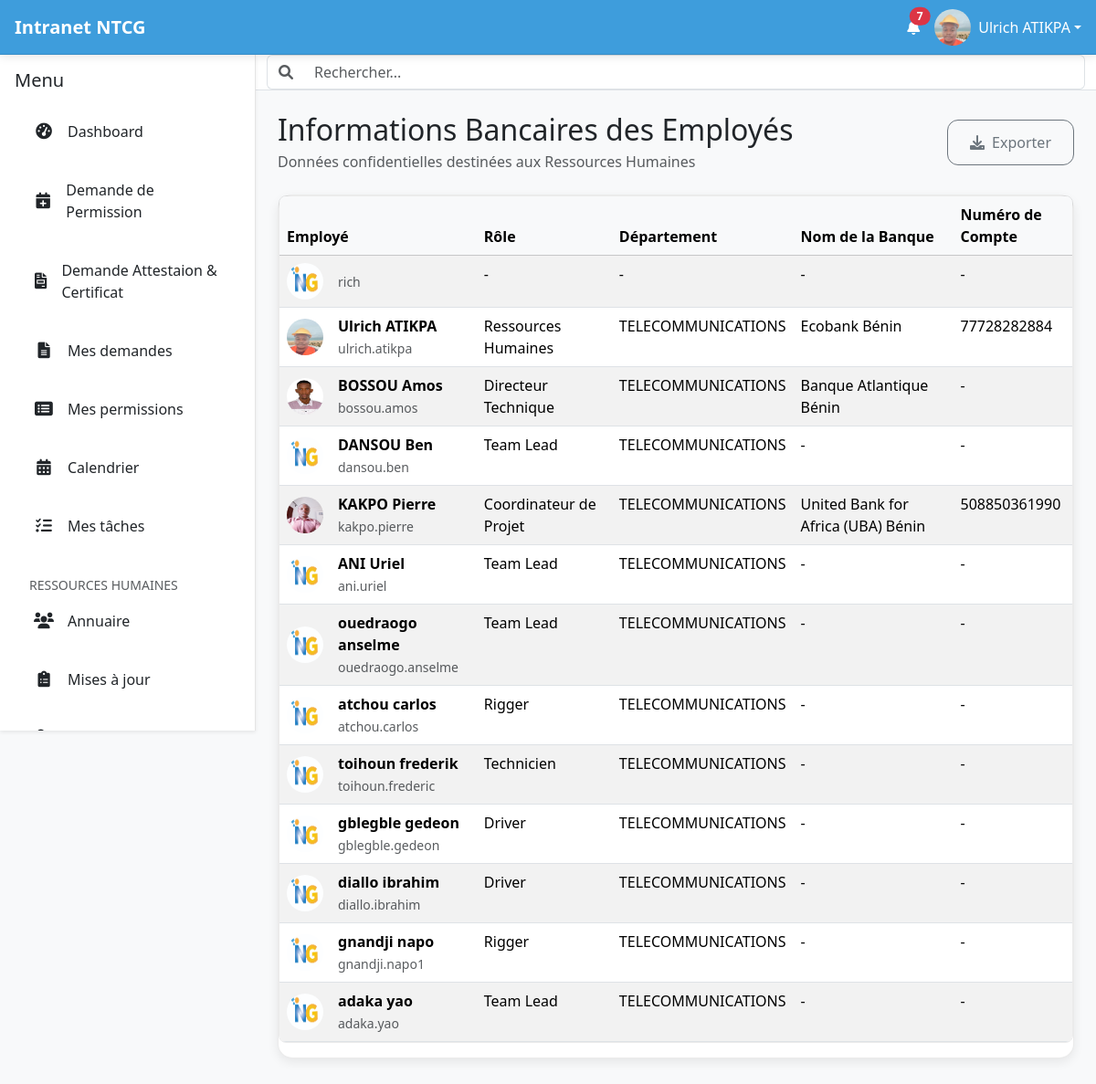
/hr/bank-info/ (signed in), run on the app's committed database.
### intranet/models.py (models this page shows, shortened)
class User(AbstractUser):
    date_de_naissance = models.DateField(null=True, blank=True)
    nationalite = CountryField(blank=True)
    pays_de_naissance = CountryField(blank=True)
    type_sanguin = models.CharField(max_length=5, blank=True)
    adresse = models.CharField(max_length=255, blank=True)
    telephone_personnel = models.CharField(max_length=20, blank=True)
    piece_type = models.ForeignKey(PieceType, on_delete=models.SET_NULL, null=True, blank=True, verbose_name="Type de pièce d'identité")
    piece_number = models.CharField(max_length=100, blank=True, verbose_name="Numéro de la pièce d'identité")
    personal_email = models.EmailField(blank=True, null=True, verbose_name="Email personnel")
    emergency_contact_name = models.CharField(max_length=255, blank=True, verbose_name="Nom et prénom du contact d'urgence")
    emergency_contact_phone = models.CharField(max_length=20, blank=True, verbose_name="Téléphone du contact d'urgence")
    allergies = models.TextField(blank=True)
    maladies_chroniques = models.TextField(blank=True)
    medicaments = models.TextField(blank=True)
    job_role = models.ForeignKey(JobRole, on_delete=models.SET_NULL, null=True, blank=True)
    departement = models.ForeignKey(Department, on_delete=models.SET_NULL, null=True, blank=True)
    date_embauche = models.DateField(null=True, blank=True)
    professional_email = models.EmailField(blank=True, null=True, verbose_name="Email professionnel")
    contract_type = models.ForeignKey(ContractType, on_delete=models.SET_NULL, null=True, blank=True, verbose_name="Type de contrat")
    isignum = models.CharField(max_length=100, blank=True, verbose_name="Numéro Isignum")
    eritop_id = models.CharField(max_length=100, blank=True, verbose_name="ID Eritop")
    country = models.ForeignKey(Country, on_delete=models.SET_NULL, null=True, blank=True, verbose_name="Pays de l'employé")
    managed_countries = models.ManyToManyField(Country, related_name='managers', blank=True, verbose_name="Pays gérés")
    bank_info = models.ForeignKey(BankInfo, on_delete=models.SET_NULL, null=True, blank=True, verbose_name="Nom de la banque")
    bank_account_number = models.CharField(max_length=50, blank=True, verbose_name="Numéro de compte bancaire")
    cnss = models.CharField(max_length=50, verbose_name="Numéro CNSS/Sécurité Sociale", blank=True)
    dependants = models.TextField(blank=True)
    employee_id = models.CharField(max_length=100, unique=True, blank=True, verbose_name="Numéro de matricule")
    photo_profil = models.ImageField(upload_to='photos_profils/', null=True, blank=True)
    class Meta:
        ordering = ['last_name', 'first_name']
        indexes = [
            models.Index(fields=['last_name', 'first_name']),
            models.Index(fields=['is_active']),
            models.Index(fields=['departement']),
            models.Index(fields=['country']),
        ]

class JobRole(models.Model):
    name = models.CharField(max_length=100, unique=True, verbose_name="Rôle de l'emploi")
    def __str__(self):
        return self.name

class Department(models.Model):
    name = models.CharField(max_length=100, unique=True, verbose_name="Département")
    def __str__(self):
        return self.name

class BankInfo(models.Model):
    name = models.CharField(max_length=100, unique=True, verbose_name="Nom de la banque")
    def __str__(self):
        return self.name

### intranet/decorators.py (the view)
    def wrapper_func(request, *args, **kwargs):
        if request.user.groups.filter(name='Ressources Humaines').exists():
            return view_func(request, *args, **kwargs)
        else:
            raise PermissionDenied

### intranet/context_processors.py (called while the page is built)
def is_rh_group(request):
    is_rh = request.user.groups.filter(name='Ressources Humaines').exists()
    return {'is_rh': is_rh}

def is_project_coordinator(request):
    is_coordinator = request.user.groups.filter(name='Coordinateurs de Projets').exists()
    return {'is_coordinator': is_coordinator}

def unread_notifications(request):
    if request.user.is_authenticated:
        unread_count = Notification.objects.filter(user=request.user, is_read=False).count()
    else:
        unread_count = 0
    return {'unread_notifications_count': unread_count}

### intranet/templatetags/intranet_tags.py (called while the page is built)
@register.filter(name='has_group')
def has_group(user, group_name):
    try:
        group = Group.objects.get(name=group_name)
    except Group.DoesNotExist:
        return False
    return group in user.groups.all()

### intranet/views.py (called while the page is built)
@login_required
@hr_required
def employee_bank_info(request):
    employees = User.objects.all().order_by('last_name')
    context = {
        'employees': employees,
    }
    return render(request, 'intranet/employee_bank_info.html', context)

### templates/intranet/employee_bank_info.html (shortened to what this page needs)
{% extends 'intranet/base.html' %}
{% load static %}
{% block content %}
<div class="d-flex justify-content-between align-items-center mb-4">
    <div>
        <h1 class="h2 mb-1">Informations Bancaires des Employés</h1>
        <p class="text-muted mb-0">Données confidentielles destinées aux Ressources Humaines</p>
    </div>
    <div class="d-flex gap-2">
        <button class="btn btn-outline-secondary touch-feedback" id="exportBtn" aria-label="Exporter les données">
            <i class="fas fa-download me-2"></i>Exporter
        </button>
    </div>
</div>
<div class="card">
    <div class="card-body p-0">
        <div class="table-scroll-container">
            <table class="table table-hover table-striped mb-0" style="min-width: 1000px;">
                <thead class="table-light">
                    <tr>
                        <th scope="col">Employé</th>
                        <th scope="col">Rôle</th>
                        <th scope="col">Département</th>
                        <th scope="col">Nom de la Banque</th>
                        <th scope="col">Numéro de Compte</th>
                    </tr>
                </thead>
                <tbody>
                    {% for employee in employees %}
                    <tr>
                        <td>
                            <div class="d-flex align-items-center">
                                <img src="{% if employee.photo_profil %}{{ employee.photo_profil.url }}{% else %}{% static 'images/default_profile.png' %}{% endif %}"
                                     alt="Photo de profil de {{ employee.get_full_name }}"
                                     class="rounded-circle me-3" width="40" height="40">
                                <div>
                                    <div class="fw-bold">{{ employee.get_full_name }}</div>
                                    <small class="text-muted">{{ employee.username }}</small>
                                </div>
                            </div>
                        </td>
                        <td>{{ employee.job_role|default:"-" }}</td>
                        <td>{{ employee.departement|default:"-" }}</td>
                        <td>{{ employee.bank_info|default:"-" }}</td>
                        <td>{{ employee.bank_account_number|default:"-" }}</td>
                    </tr>
                    {% empty %}
                    <tr>
                        <td colspan="6" class="text-center py-4">
                            Aucune information bancaire disponible.
                        </td>
                    </tr>
                    {% endfor %}
                </tbody>
            </table>
        </div>
    </div>
</div>
{% endblock %}

### templates/intranet/base.html (shortened to what this page needs)
{% load static intranet_tags %}
<!doctype html>
<html lang="fr">
<head>
    <link rel="stylesheet" href="https://cdn.jsdelivr.net/npm/bootstrap@5.3.3/dist/css/bootstrap.min.css"
          media="print" onload="this.media='all'">
    <link rel="stylesheet" href="https://cdnjs.cloudflare.com/ajax/libs/font-awesome/6.0.0-beta3/css/all.min.css">
    <link rel="stylesheet" type="text/css" href="https://cdn.datatables.net/2.0.8/css/dataTables.dataTables.css">
</head>
<body>
    <header id="top-header" class="d-flex justify-content-between align-items-center">
        <div class="d-flex align-items-center">
            <a href="{% url 'home_view' %}" class="text-decoration-none text-white d-flex align-items-center">
                <span class="fs-5 fw-bold">Intranet NTCG</span>
            </a>
        </div>
        <div class="d-flex align-items-center">
            <a href="{% url 'notifications' %}" class="text-white me-3 position-relative touch-feedback"
                data-bs-toggle="tooltip" data-bs-placement="bottom" title="Notifications" aria-label="Notifications">
                <i class="fas fa-bell"></i>
                {% if unread_notifications_count > 0 %}
                <span class="position-absolute top-0 start-100 translate-middle badge rounded-pill bg-danger notification-count">
                    {{ unread_notifications_count }}
                </span>
                {% endif %}
            </a>
            <div class="dropdown">
                <a class="text-white d-flex align-items-center text-decoration-none dropdown-toggle touch-feedback" href="#"
                    id="profileDropdown" role="button" data-bs-toggle="dropdown" aria-expanded="false"
                    aria-label="Menu profil">
                    <img src="{% if user.photo_profil %}{{ user.photo_profil.url }}{% else %}{% static 'images/default_profile.png' %}{% endif %}"
                         alt="Avatar de {{ user.get_full_name|default:user.username }}"
                         class="rounded-circle me-2" width="40" height="40" style="object-fit: cover;">
                    <span class="d-none d-sm-inline">{{ user.get_full_name|default:user.username }}</span>
                </a>
            </div>
        </div>
    </header>
    <div id="main-wrapper">
        <nav id="sidebar" class="shadow-sm" aria-label="Menu principal">
            <div class="p-3">
                <div class="d-flex justify-content-between align-items-center mb-3">
                    <h5 class="mb-0">Menu</h5>
                </div>
                <ul class="nav nav-pills flex-column mb-auto" id="sidebar-nav-links">
                    <li class="nav-item">
                        <a href="{% url 'dashboard' %}" class="nav-link {% if request.resolver_match.url_name == 'home_view' %}active{% endif %} touch-feedback">
                            <i class="fas fa-tachometer-alt"></i> Dashboard
                        </a>
                    </li>
                    <li class="nav-item">
                        <a class="nav-link touch-feedback" href="{% url 'submit_leave_request' %}">
                            <i class="fas fa-calendar-plus"></i>
                            <span>Demande de Permission</span>
                        </a>
                    </li>
                    <li class="nav-item">
                        <a class="nav-link touch-feedback" href="{% url 'request_document' %}">
                            <i class="fas fa-file-invoice"></i> Demande Attestaion & Certificat
                        </a>
                    </li>
                    <li class="nav-item">
                        <a class="nav-link touch-feedback" href="{% url 'my_document_requests' %}">
                            <i class="fas fa-file-alt"></i> Mes demandes
                        </a>
                    </li>
                    <li class="nav-item">
                        <a class="nav-link touch-feedback" href="{% url 'my_leave_requests' %}">
                            <i class="fas fa-list-alt"></i>
                            <span>Mes permissions</span>
                        </a>
                    </li>
                    {% if user.is_authenticated %}
                    <li class="nav-item">
                        <a href="#" class="nav-link touch-feedback">
                            <i class="fas fa-calendar-alt"></i> Calendrier
                        </a>
                    </li>
                    <li class="nav-item">
                        <a href="#" class="nav-link touch-feedback">
                            <i class="fas fa-tasks"></i> Mes tâches
                        </a>
                    </li>
                    {% endif %}
                    {% if is_rh %}
                    <li class="nav-item mt-3">
                        <small class="text-muted px-3">RESSOURCES HUMAINES</small>
                    </li>
                    <li class="nav-item">
                         <a href="{% url 'employee_directory' %}" class="nav-link {% if request.resolver_match.url_name == 'employee_directory' %}active{% endif %} touch-feedback">
                            <i class="fas fa-users"></i> Annuaire
                        </a>
                    </li>
                    <li class="nav-item">
                        <a href="{% url 'pending_updates_list' %}" class="nav-link {% if request.resolver_match.url_name == 'pending_updates_list' %}active{% endif %} touch-feedback">
                            <i class="fas fa-clipboard-list"></i> Mises à jour
                        </a>
                    </li>
                    <li class="nav-item">
                        <a href="{% url 'register_employee' %}" class="nav-link {% if request.resolver_match.url_name == 'register_employee' %}active{% endif %} touch-feedback">
                        </a>
                    </li>
                    {% endif %}
                </ul>
            </div>
        </nav>
        <div id="content-area">
            <nav id="top-navbar" class="bg-white border-bottom">
                <div class="container-fluid">
                    <form class="d-flex w-100">
                        <div class="input-group">
                            <span class="input-group-text bg-white border-end-0">
                                <i class="fas fa-search text-muted"></i>
                            </span>
                            <input class="form-control border-start-0" type="search"
                                   placeholder="Rechercher..." aria-label="Search" id="global-search"
                                   style="font-size: 16px;">
                        </div>
                    </form>
                </div>
            </nav>
            <main id="main-content" class="p-3 p-lg-4">
                {% block content %}
                {% endblock %}
            </main>
        </div>
    </div>
</body>
</html>

### data on the page
User: photo_profil (picture), get_full_name "Ulrich ATIKPA", username "ulrich.atikpa", job_role "Ressources Humaines", departement "TELECOMMUNICATIONS", bank_info "Ecobank Bénin", bank_account_number "77728282884"
User: username "rich", job_role "-", departement "-", bank_info "-", bank_account_number "-"
User: photo_profil (picture), get_full_name "BOSSOU Amos", username "bossou.amos", job_role "Directeur Technique", departement "TELECOMMUNICATIONS", bank_info "Banque Atlantique Bénin", bank_account_number "-"
User: get_full_name "DANSOU Ben", username "dansou.ben", job_role "Team Lead", departement "TELECOMMUNICATIONS", bank_info "-", bank_account_number "-"
User: photo_profil (picture), get_full_name "KAKPO Pierre", username "kakpo.pierre", job_role "Coordinateur de Projet", departement "TELECOMMUNICATIONS", bank_info "United Bank for Africa (UBA) Bénin", bank_account_number "508850361990"
User: get_full_name "ANI Uriel", username "ani.uriel", job_role "Team Lead", departement "TELECOMMUNICATIONS", bank_info "-", bank_account_number "-"
User: get_full_name "ouedraogo anselme", username "ouedraogo.anselme", job_role "Team Lead", departement "TELECOMMUNICATIONS", bank_info "-", bank_account_number "-"
User: get_full_name "atchou carlos", username "atchou.carlos", job_role "Rigger", departement "TELECOMMUNICATIONS", bank_info "-", bank_account_number "-"
User: get_full_name "toihoun frederik", username "toihoun.frederic", job_role "Technicien", departement "TELECOMMUNICATIONS", bank_info "-", bank_account_number "-"
User: get_full_name "gblegble gedeon", username "gblegble.gedeon", job_role "Driver", departement "TELECOMMUNICATIONS", bank_info "-", bank_account_number "-"
User: get_full_name "diallo ibrahim", username "diallo.ibrahim", job_role "Driver", departement "TELECOMMUNICATIONS", bank_info "-", bank_account_number "-"
User: get_full_name "gnandji napo", username "gnandji.napo1", job_role "Rigger", departement "TELECOMMUNICATIONS", bank_info "-", bank_account_number "-"
User: get_full_name "adaka yao", username "adaka.yao", job_role "Team Lead", departement "TELECOMMUNICATIONS", bank_info "-", bank_account_number "-"

### other printed values
{{ unread_notifications_count }} "7"
